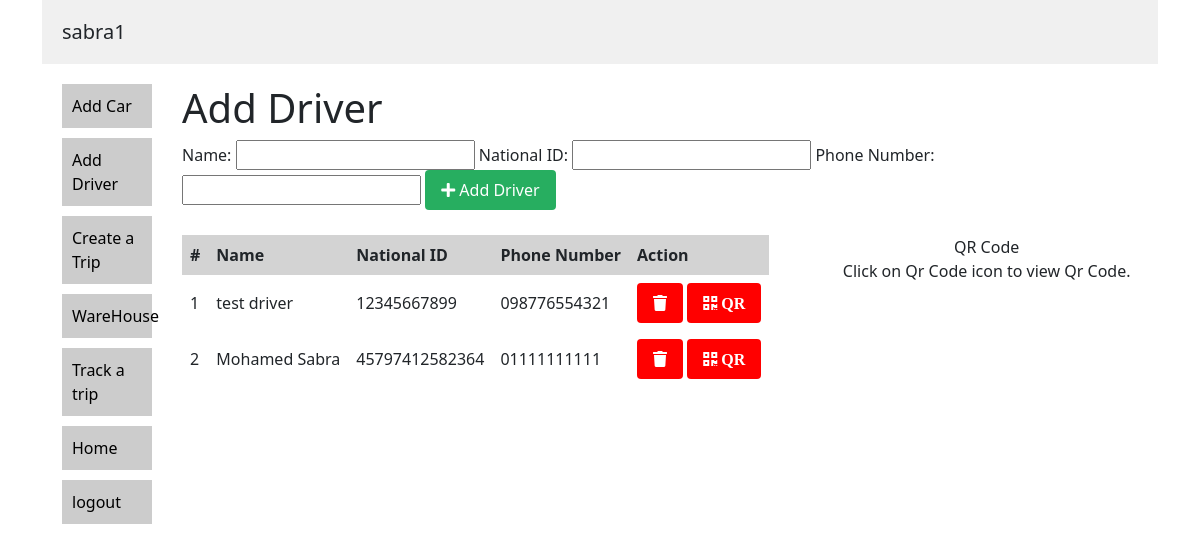
The app's page /addDriver (signed in) with its own data.
### tables this page shows
CREATE TABLE userPages (
        id INTEGER PRIMARY KEY AUTOINCREMENT,
        userName TEXT NOT NULL,
        urlPage TEXT NOT NULL,
        pageName TEXT NOT NULL
        );

CREATE TABLE Drivers (
        id INTEGER PRIMARY KEY AUTOINCREMENT,
        name TEXT NOT NULL,
        NID TEXT NOT NULL,
        Phone TEXT NOT NULL,
        creater TEXT NOT NULL
        );

### main.py (the view, shortened to what this page needs)
@app.route('/addDriver', methods=['POST','GET'])
def addDriver():
    if session.get('role') == "user" and request.method == 'GET':
        conn = sqlite3.connect("data.db")
        c = conn.cursor()
        Pages = c.execute("SELECT urlPage ,pageName FROM userPages where userName = ?  ;",([session['username']])).fetchall()
        pageAutherization = c.execute("SELECT urlPage ,pageName FROM userPages where userName = ? and pageName = ? ;",(session['username'],'Add Driver')).fetchall()
        if not pageAutherization:
            flash('requested page not found')
            return redirect('/')
        conn = sqlite3.connect("data.db")
        c = conn.cursor()
        c.execute("""CREATE TABLE IF NOT EXISTS Drivers (
        id INTEGER PRIMARY KEY AUTOINCREMENT,
        name TEXT NOT NULL,
        NID TEXT NOT NULL,
        Phone TEXT NOT NULL,
        creater TEXT NOT NULL
        )""")
        Data = c.execute("""SELECT * FROM Drivers """, ).fetchall()
        return render_template("addDriver.html",name = session['name'] ,Pages =Pages,Data=Data)
    else:
        flash('requested page not found')
        return redirect('/')

### templates/addDriver.html (shortened to what this page needs)
{% extends 'userHome.html' %}
{% block content %}
<h1>Add Driver</h1>
<form action="/addDriver" method="POST" style=" padding-bottom: 25px;">
    <label for="name">Name:</label>
    <input type="text" id="name" name="name" required>
    <label for="NID">National ID: </label>
    <input type="text" id="NID" name="NID" required>
    <label for="Phone">Phone Number:</label>
    <input type="Text" id="Phone" name="Phone" required>
    <button type="submit" class="add-btn"><i class="fa fa-plus"></i> Add Driver</button>
  </form>
  <div class="row">
    <div class="col-8">
<table>
    <thead>
      <tr>
        <th>#</th>
        <th>Name</th>
        <th>National ID</th>
        <th>Phone Number</th>
        <th>Action</th>
      </tr>
    </thead>
    <tbody>
    {% for data in Data %}
      <tr >
        <td >{{loop.index}}</td>
        <td >{{data[1]}}</td>
        <td>{{data[2]}}</td>
        <td>{{data[3]}}</td>
        <td>
          <button  class="delete-btn" onclick="checkAction('delete Driver','{{data[0]}}')"><i class="fa fa-trash"></i></button>
          <button  class="delete-btn" onclick="CreateQR('qrcode', '{{data[2]}}')"><i class="fa fa-qrcode"> QR</i></button>
        </td>
      </tr>
      {% endfor %}
    </tbody>
  </table>
</div>
<div class="col-4">
  <div class="row">
   <center> <div > QR Code </div></center>
    </div>
  <div class="row">
    <center><div id="qrcode">Click on Qr Code icon to view Qr Code.</div> </center>
  </div>
</div>
</div>
{% endblock content %}

### templates/userHome.html (shortened to what this page needs)
<!DOCTYPE html>
<html lang="en">
<head>
<link rel="stylesheet" href="https://cdnjs.cloudflare.com/ajax/libs/font-awesome/4.7.0/css/font-awesome.min.css">
<link rel="stylesheet" href="https://cdnjs.cloudflare.com/ajax/libs/font-awesome/5.15.3/css/all.min.css" />
<link href="https://cdn.jsdelivr.net/npm/bootstrap@5.0.2/dist/css/bootstrap.min.css" rel="stylesheet">
</head>
<body>
  <div class="container">
    <div class="header">
      <h1>{% if name %}
        {{name}}
        {% endif %}
      </h1>
    </div>
    <div class="sidebar">
      <ul>
        {% for page in Pages %}
        <li><a href="{{page[0]}}">{{page[1]}}</a></li>
        {% endfor %}
        <li><a href="/logOut">logout</a></li>
      </ul>
    </div>
    <div class="main">
      {% block content %}{% endblock content %}
    </div>
  </div>
</body>
</html>

### templates/userHome.html (style rules this page uses)
body { font-family: sans-serif; margin: 0; padding: 0; }
.container { width: 100%; max-width: 1200px; margin: 0 auto; }
.header { background-color: #f0f0f0; padding: 20px; }
.header h1 { font-size: 20px; margin: 0; }
.sidebar { width: 130px; float: left; padding: 20px; }
.sidebar ul { list-style-type: none; margin: 0; padding: 0; }
.sidebar li { background-color: #ccc; padding: 10px; margin-bottom: 10px; }
.sidebar li a { color: #000; text-decoration: none; }
.main { margin-left: 120px; padding: 20px; }
table { border-collapse: collapse; width: auto; }
th, td { border: 1px solid black; padding: 8px; text-align: left; }
th { background-color: lightgray; }
.delete-btn { display: inline-block; background-color: #ff0000; color: #fff; border: none; padding: 8px 16px; border-radius: 4px; text-decoration: none; }
.add-btn { display: inline-block; background-color: #27ae60; color: #fff; border: none; padding: 8px 16px; border-radius: 4px; text-decoration: none; }

### records on screen
userPages: pageName "Add Car"
userPages: pageName "Add Driver"
userPages: pageName "Create a Trip"
userPages: pageName "WareHouse"
userPages: pageName "Track a trip"
userPages: pageName "Home"
Drivers: name "test driver", NID "12345667899", Phone "098776554321"
Drivers: name "Mohamed Sabra", NID "45797412582364", Phone "01111111111"

### other values on screen
{{ name }} "sabra1"
